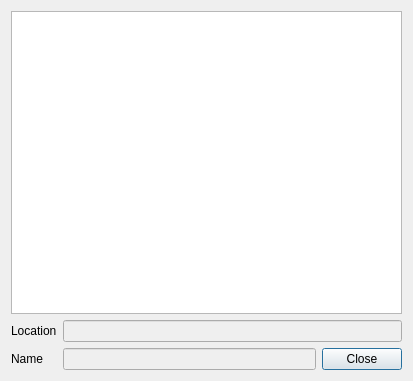
<?xml version="1.0" encoding="UTF-8"?>
<ui version="4.0">
 <class>CFavoriteLocationsEditor</class>
 <widget class="QDialog" name="CFavoriteLocationsEditor">
  <property name="geometry">
   <rect>
    <x>0</x>
    <y>0</y>
    <width>413</width>
    <height>381</height>
   </rect>
  </property>
  <property name="windowTitle">
   <string>Favorite locations editor</string>
  </property>
  <layout class="QVBoxLayout" name="verticalLayout">
   <item>
    <widget class="QTreeWidget" name="_list">
     <property name="contextMenuPolicy">
      <enum>Qt::CustomContextMenu</enum>
     </property>
     <property name="editTriggers">
      <set>QAbstractItemView::NoEditTriggers</set>
     </property>
     <property name="selectionBehavior">
      <enum>QAbstractItemView::SelectRows</enum>
     </property>
     <property name="verticalScrollMode">
      <enum>QAbstractItemView::ScrollPerItem</enum>
     </property>
     <property name="horizontalScrollMode">
      <enum>QAbstractItemView::ScrollPerPixel</enum>
     </property>
     <property name="headerHidden">
      <bool>true</bool>
     </property>
     <attribute name="headerVisible">
      <bool>false</bool>
     </attribute>
     <column>
      <property name="text">
       <string notr="true">1</string>
      </property>
     </column>
    </widget>
   </item>
   <item>
    <layout class="QGridLayout" name="gridLayout">
     <item row="0" column="0">
      <widget class="QLabel" name="label_2">
       <property name="text">
        <string>Location</string>
       </property>
      </widget>
     </item>
     <item row="0" column="1" colspan="2">
      <widget class="QLineEdit" name="_locationEditor">
       <property name="enabled">
        <bool>false</bool>
       </property>
      </widget>
     </item>
     <item row="1" column="0">
      <widget class="QLabel" name="label">
       <property name="text">
        <string>Name</string>
       </property>
      </widget>
     </item>
     <item row="1" column="1">
      <widget class="QLineEdit" name="_nameEditor">
       <property name="enabled">
        <bool>false</bool>
       </property>
      </widget>
     </item>
     <item row="1" column="2">
      <widget class="QPushButton" name="_btnClose">
       <property name="text">
        <string>Close</string>
       </property>
      </widget>
     </item>
    </layout>
   </item>
  </layout>
 </widget>
 <resources/>
 <connections>
  <connection>
   <sender>_btnClose</sender>
   <signal>clicked()</signal>
   <receiver>CFavoriteLocationsEditor</receiver>
   <slot>accept()</slot>
   <hints>
    <hint type="sourcelabel">
     <x>471</x>
     <y>436</y>
    </hint>
    <hint type="destinationlabel">
     <x>259</x>
     <y>228</y>
    </hint>
   </hints>
  </connection>
 </connections>
</ui>
